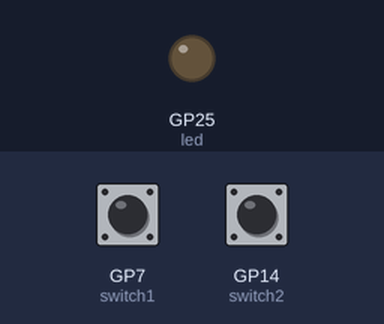
The program below on a simulated Raspberry Pi Pico running CircuitPython. On the bench: output pins drawn as LEDs (lit = HIGH). The test bench sets the inputs (shaded band); at power-on: GP7 (switch1) HIGH, GP14 (switch2) HIGH.

Above: at 1.2 s.
1.3 s: GP7 (switch1) pulled LOW for 0.15 s
At 1.4 s:
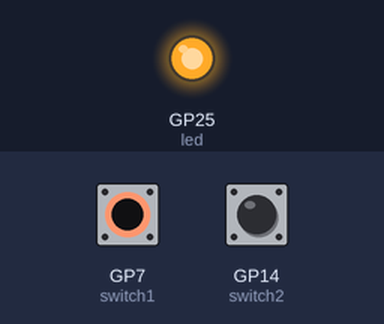
4.6 s: GP7 (switch1) pulled LOW for 3.2 s
At 8.8 s:
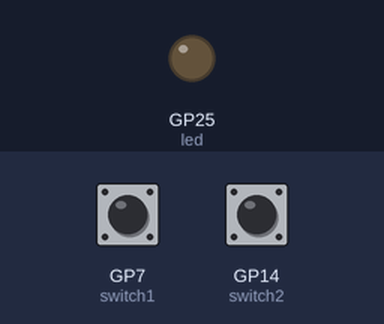
Timing chart, 0 to 10.3 s (numbered marks = the images above; inputs shaded):
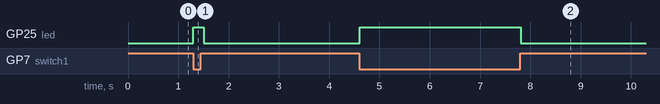

The program:

sw_pot_test.py
```python
# Test the pots and switches on the Project Athena keyboard
import time
import board
from analogio import AnalogIn
from digitalio import DigitalInOut, Direction, Pull

pot0 = AnalogIn(board.GP26)
pot1 = AnalogIn(board.GP27)


switch1 = DigitalInOut(board.GP7)
switch2 = DigitalInOut(board.GP14)
led = DigitalInOut(board.LED)
led.direction = Direction.OUTPUT

switch1.direction = Direction.INPUT
switch1.pull = Pull.UP
switch2.direction = Direction.INPUT
switch2.pull = Pull.UP


def get_voltage(pin):
    return (pin.value / 65535)  * 3.3

def get_percent(pin):
    return (1 - (pin.value / 65535)) * 100

while True:
    if switch1.value:
        led.value = False
    else:
        led.value = True

    if switch2.value is False:
        print((get_voltage(pot0),get_voltage(pot1)) )
        print((get_percent(pot0),get_percent(pot1)) )
    time.sleep(0.1)
```

Measured:
- after the input at 1.3 s, GP25 (led): LOW → HIGH at once, → LOW 0.20 s later
- after the input at 4.6 s, GP25 (led): LOW → HIGH at once, → LOW 3.2 s later
